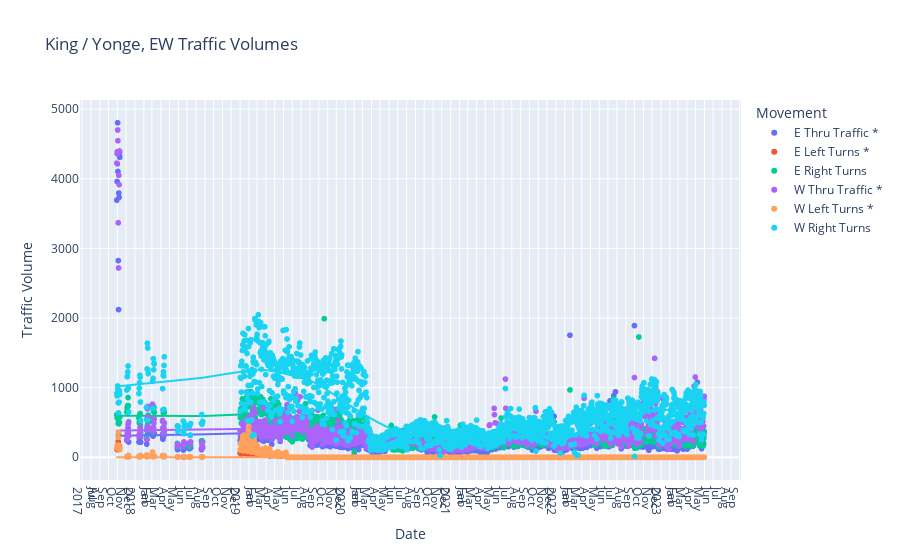

Source (notebook cell):
### Markdown cell above
## Plotly

### Code cell
fig = px.scatter(results, 
                 x="datet", 
                 y=["e_thru_vol", "e_left_vol", "e_right_vol", "w_thru_vol", "w_left_vol", "w_right_vol"], 
                 labels={
                     "datet" : "Date", 
                     "value" : "Traffic Volume", 
                     "variable" : "Movement"}, 
                 trendline="lowess", 
                 trendline_options=dict(frac=0.3),
                 title=titles_dict[intersection_uid])

fig.for_each_trace(lambda t: t.update(name = labels_dict[intersection_uid][t.name], 
                                      legendgroup = labels_dict[intersection_uid][t.name], 
                                      hovertemplate = t.hovertemplate.replace(t.name, labels_dict[intersection_uid][t.name])))

fig.update_xaxes(dtick="M1", tickformat="%b\n%Y", ticklabelmode="period")

fig.show()

### Figure 1 — Plotly figure (JSON) as saved in the notebook; plotly's stock layout.template omitted (floating-point values rounded to 4 significant figures; data arrays with more than 128 entries replaced by an {"elided": "..."} marker saying what was removed)
{"data": [{"hovertemplate": "Movement=E Thru Traffic *<br>Date=%{x}<br>Traffic Volume=%{y}<extra></extra>", "legendgroup": "E Thru Traffic *", "marker": {"color": "#636efa", "symbol": "circle"}, "mode": "markers", "name": "E Thru Traffic *", "showlegend": true, "type": "scattergl", "x": {"elided": "1676 str values"}, "xaxis": "x", "y": {"elided": "1676 int values"}, "yaxis": "y"}, {"hovertemplate": "<b>LOWESS trendline</b><br><br>Movement=E Thru Traffic *<br>Date=%{x}<br>Traffic Volume=%{y} <b>(trend)</b><extra></extra>", "legendgroup": "E Thru Traffic *", "marker": {"color": "#636efa", "symbol": "circle"}, "mode": "lines", "name": "E Thru Traffic *", "showlegend": false, "type": "scattergl", "x": {"elided": "1676 str values"}, "xaxis": "x", "y": {"elided": "1676 float values"}, "yaxis": "y"}, {"hovertemplate": "Movement=E Left Turns *<br>Date=%{x}<br>Traffic Volume=%{y}<extra></extra>", "legendgroup": "E Left Turns *", "marker": {"color": "#EF553B", "symbol": "circle"}, "mode": "markers", "name": "E Left Turns *", "showlegend": true, "type": "scattergl", "x": {"elided": "1676 str values"}, "xaxis": "x", "y": {"elided": "1676 int values"}, "yaxis": "y"}, {"hovertemplate": "<b>LOWESS trendline</b><br><br>Movement=E Left Turns *<br>Date=%{x}<br>Traffic Volume=%{y} <b>(trend)</b><extra></extra>", "legendgroup": "E Left Turns *", "marker": {"color": "#EF553B", "symbol": "circle"}, "mode": "lines", "name": "E Left Turns *", "showlegend": false, "type": "scattergl", "x": {"elided": "1676 str values"}, "xaxis": "x", "y": {"elided": "1676 int values"}, "yaxis": "y"}, {"hovertemplate": "Movement=E Right Turns<br>Date=%{x}<br>Traffic Volume=%{y}<extra></extra>", "legendgroup": "E Right Turns", "marker": {"color": "#00cc96", "symbol": "circle"}, "mode": "markers", "name": "E Right Turns", "showlegend": true, "type": "scattergl", "x": {"elided": "1676 str values"}, "xaxis": "x", "y": {"elided": "1676 int values"}, "yaxis": "y"}, {"hovertemplate": "<b>LOWESS trendline</b><br><br>Movement=E Right Turns<br>Date=%{x}<br>Traffic Volume=%{y} <b>(trend)</b><extra></extra>", "legendgroup": "E Right Turns", "marker": {"color": "#00cc96", "symbol": "circle"}, "mode": "lines", "name": "E Right Turns", "showlegend": false, "type": "scattergl", "x": {"elided": "1676 str values"}, "xaxis": "x", "y": {"elided": "1676 float values"}, "yaxis": "y"}, {"hovertemplate": "Movement=W Thru Traffic *<br>Date=%{x}<br>Traffic Volume=%{y}<extra></extra>", "legendgroup": "W Thru Traffic *", "marker": {"color": "#ab63fa", "symbol": "circle"}, "mode": "markers", "name": "W Thru Traffic *", "showlegend": true, "type": "scattergl", "x": {"elided": "1676 str values"}, "xaxis": "x", "y": {"elided": "1676 int values"}, "yaxis": "y"}, {"hovertemplate": "<b>LOWESS trendline</b><br><br>Movement=W Thru Traffic *<br>Date=%{x}<br>Traffic Volume=%{y} <b>(trend)</b><extra></extra>", "legendgroup": "W Thru Traffic *", "marker": {"color": "#ab63fa", "symbol": "circle"}, "mode": "lines", "name": "W Thru Traffic *", "showlegend": false, "type": "scattergl", "x": {"elided": "1676 str values"}, "xaxis": "x", "y": {"elided": "1676 float values"}, "yaxis": "y"}, {"hovertemplate": "Movement=W Left Turns *<br>Date=%{x}<br>Traffic Volume=%{y}<extra></extra>", "legendgroup": "W Left Turns *", "marker": {"color": "#FFA15A", "symbol": "circle"}, "mode": "markers", "name": "W Left Turns *", "showlegend": true, "type": "scattergl", "x": {"elided": "1676 str values"}, "xaxis": "x", "y": {"elided": "1676 int values"}, "yaxis": "y"}, {"hovertemplate": "<b>LOWESS trendline</b><br><br>Movement=W Left Turns *<br>Date=%{x}<br>Traffic Volume=%{y} <b>(trend)</b><extra></extra>", "legendgroup": "W Left Turns *", "marker": {"color": "#FFA15A", "symbol": "circle"}, "mode": "lines", "name": "W Left Turns *", "showlegend": false, "type": "scattergl", "x": {"elided": "1676 str values"}, "xaxis": "x", "y": {"elided": "1676 int values"}, "yaxis": "y"}, {"hovertemplate": "Movement=W Right Turns<br>Date=%{x}<br>Traffic Volume=%{y}<extra></extra>", "legendgroup": "W Right Turns", "marker": {"color": "#19d3f3", "symbol": "circle"}, "mode": "markers", "name": "W Right Turns", "showlegend": true, "type": "scattergl", "x": {"elided": "1676 str values"}, "xaxis": "x", "y": {"elided": "1676 int values"}, "yaxis": "y"}, {"hovertemplate": "<b>LOWESS trendline</b><br><br>Movement=W Right Turns<br>Date=%{x}<br>Traffic Volume=%{y} <b>(trend)</b><extra></extra>", "legendgroup": "W Right Turns", "marker": {"color": "#19d3f3", "symbol": "circle"}, "mode": "lines", "name": "W Right Turns", "showlegend": false, "type": "scattergl", "x": {"elided": "1676 str values"}, "xaxis": "x", "y": {"elided": "1676 float values"}, "yaxis": "y"}], "layout": {"legend": {"title": {"text": "Movement"}, "tracegroupgap": 0}, "title": {"text": "King / Yonge, EW Traffic Volumes"}, "xaxis": {"anchor": "y", "domain": [0, 1], "dtick": "M1", "tickformat": "%b\n%Y", "ticklabelmode": "period", "title": {"text": "Date"}}, "yaxis": {"anchor": "x", "domain": [0, 1], "title": {"text": "Traffic Volume"}}}}
